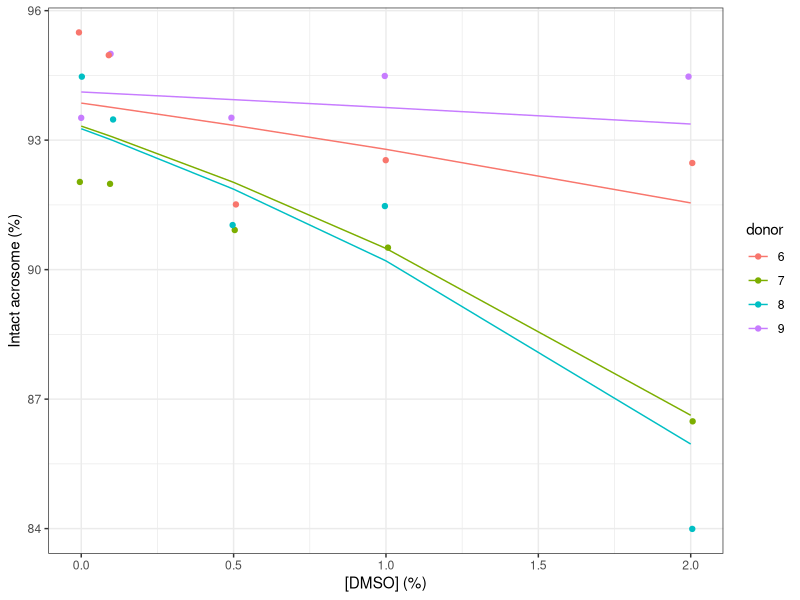
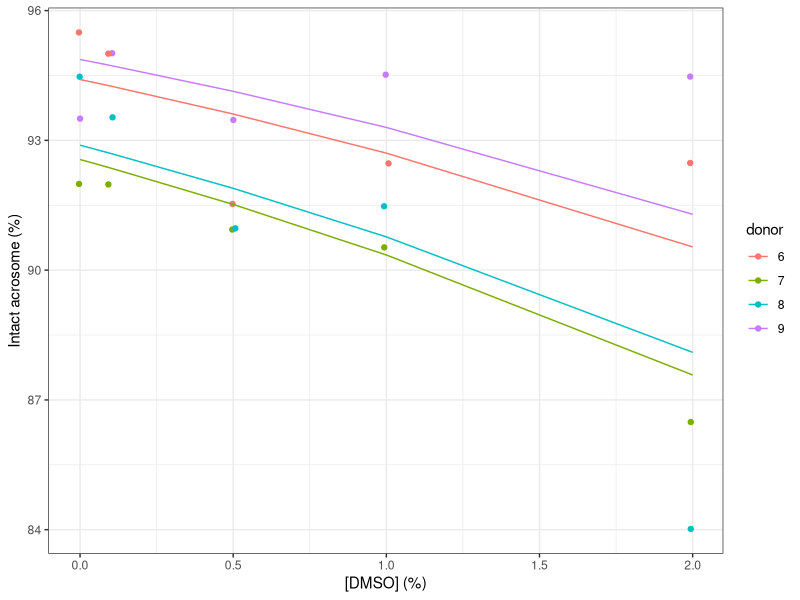
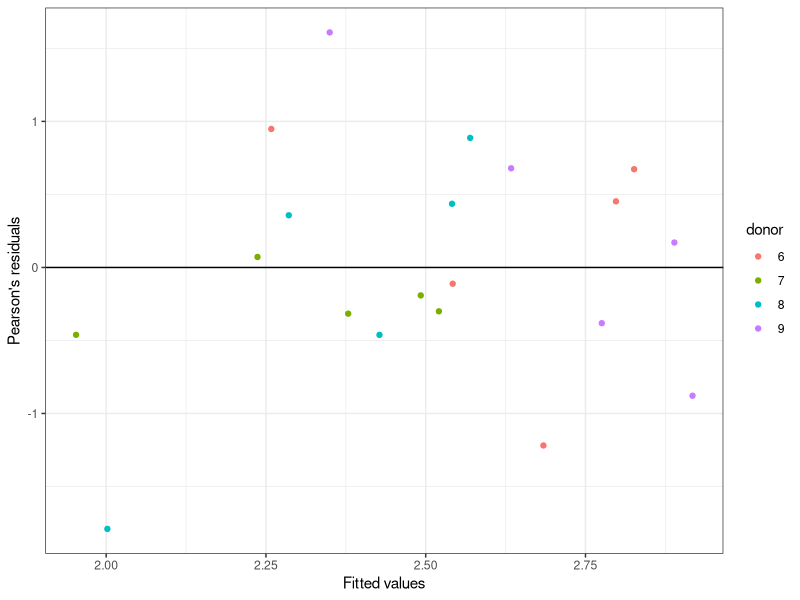
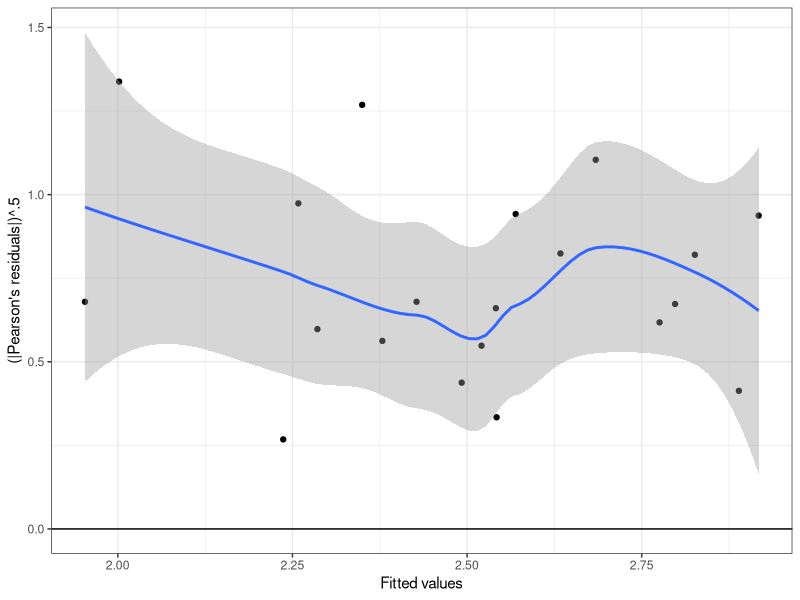
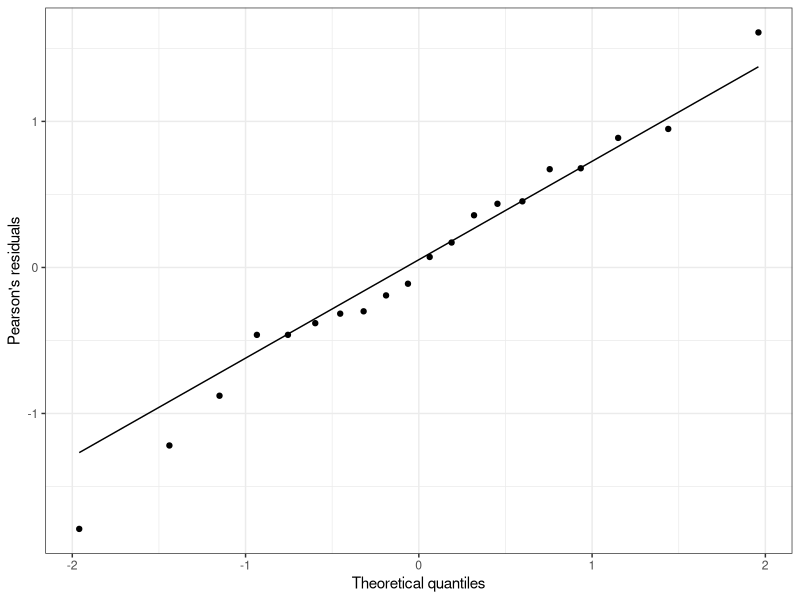
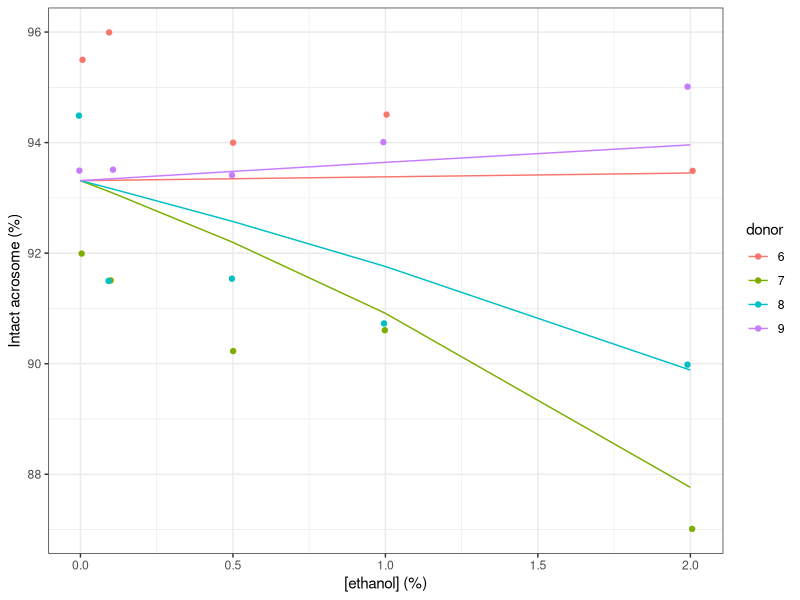
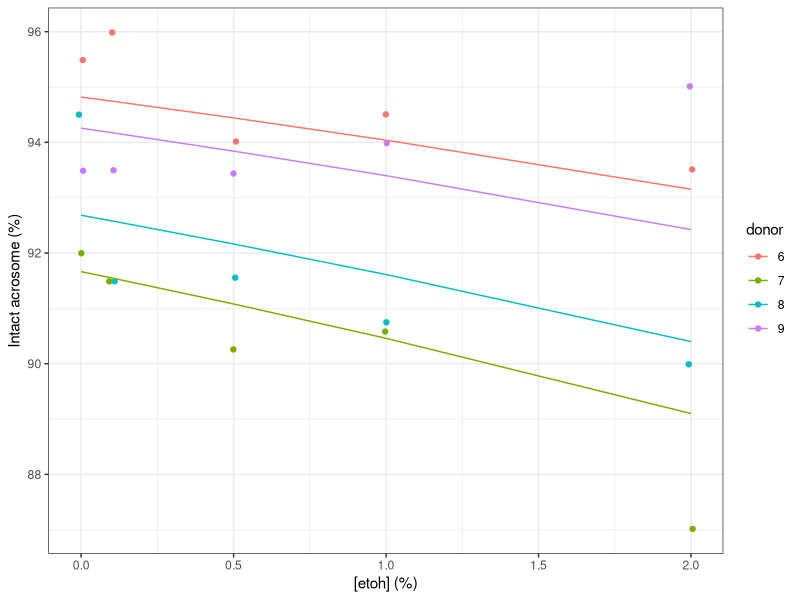

These figures' R source, in order: (Note: a time limit stopped this script after it produced the figures.)
## ---- chunk 1
library(lme4)
library(ggplot2)
theme_set(theme_bw())
# Also using readxl, skimr, equatiomatic, optimix, dfoptim, boot
# Read functions for residual analysis plots
## ---- chunk 2
ai_dmso <- readxl::read_excel("../data/Table S2.xlsx",
  sheet = "acrosome integrity_DMSO")
ai_dmso$donor <- as.factor(ai_dmso$donor)
names(ai_dmso) <- c("donor", "conc", "acrointact", "total")
ai_dmso$acrointact_frac <- ai_dmso$acrointact / ai_dmso$total
skimr::skim(ai_dmso)
## ---- chunk 3
table(ai_dmso$donor, as.factor(ai_dmso$conc))
## ---- chunk 4
ai_dmso_m1 <- glmer(cbind(acrointact, total - acrointact) ~ conc + (conc | donor),
  data = ai_dmso, family = binomial(link = "logit"))
summary(ai_dmso_m1)
## ---- chunk 5
ggplot(data = ai_dmso) +
  geom_jitter(aes(x = conc, y = acrointact_frac * 100, col = donor),
    width = 0.01) +
  geom_line(aes(x = conc, y = fitted(ai_dmso_m1) * 100, col = donor)) +
  labs(x = "[DMSO] (%)", y = "Intact acrosome (%)")
## ---- chunk 6
ai_dmso_m2 <- glmer(cbind(acrointact, total - acrointact) ~ conc  + (0 + conc:donor | donor),
  data = ai_dmso, family = binomial(link = "logit"))
anova(ai_dmso_m1, ai_dmso_m2, refit = FALSE) # Despite the name, it is indeed a LR test
## ---- chunk 7
ai_dmso_m3 <- glmer(cbind(acrointact, total - acrointact) ~ conc  + (1 | donor),
  data = ai_dmso, family = binomial(link = "logit"))
anova(ai_dmso_m1, ai_dmso_m3, refit = FALSE) # Despite the name, it is indeed a LR test
## ---- chunk 8
ggplot(data = ai_dmso) +
  geom_jitter(aes(x = conc, y = acrointact_frac * 100, col = donor),
    width = 0.01) +
  geom_line(aes(x = conc, y = fitted(ai_dmso_m3) * 100, col = donor)) +
  labs(x = "[DMSO] (%)", y = "Intact acrosome (%)")
## ---- chunk 9
summary(ai_dmso_m3)
## ---- chunk 10
confint(ai_dmso_m3, level = 0.95) # 95% CI based on profile
set.seed(96347)
# 1000x parameter bootstrap
(ai_dmso_m3_conf <- confint(ai_dmso_m3, level = 0.95, method = "boot", nsim  = 1000L))
## ---- chunk 11
#drop1(ai_dmso_m3, scope = "conc")
ai_dmso_m4 <- glmer(cbind(acrointact, total - acrointact) ~ 1 + (1 | donor),
  data = ai_dmso, family = binomial(link = "logit"))
anova(ai_dmso_m3, ai_dmso_m4, refit = TRUE)
## ---- chunk 12
isSingular(ai_dmso_m3)
## ---- chunk 13
ai_dmso_m3_all <- allFit(ai_dmso_m3)
summary(ai_dmso_m3_all)
## ---- chunk 14
ai_dmso <- fortify.merMod(ai_dmso_m3)
ggplot(data = ai_dmso, aes(x = .fitted, y = .scresid, col = donor)) +
  geom_point() +
  geom_hline(yintercept = 0) +
  labs(x = "Fitted values", y = "Pearson's residuals")
## ---- chunk 15
ggplot(data = ai_dmso, aes(x = .fitted, y = sqrt(abs(.scresid)))) +
  geom_point() +
  geom_smooth(method = "loess", formula = y ~ x) +
  geom_hline(yintercept = 0) +
  labs(x = "Fitted values", y = "(|Pearson's residuals|)^.5")
## ---- chunk 16
ggplot(data = ai_dmso, aes(sample = .scresid)) +
  geom_qq() +
  geom_qq_line() +
  labs(x = "Theoretical quantiles", y = "Pearson's residuals")
## ---- chunk 17
shapiro.test(ai_dmso$.scresid)
## ---- chunk 18
ai_dmso_slope <- c(
  ci95_min   = min(ai_dmso_m3_conf["conc", ]),
  estimate = fixef(ai_dmso_m3)[["conc"]],
  ci95_max  = max(ai_dmso_m3_conf["conc", ]))
ai_dmso_slope
#saveRDS(ai_dmso_slope, "../data/acrosome_integrity_DMSO_slope.rds")
## ---- chunk 19
predict_logit <- function(conc, intercept = 1, slopes) {
  slopes_mat <- matrix(slopes, nrow = 1,
    dimnames = list(NULL, names(slopes)))
  data.frame(conc = conc, -intercept +
      boot::inv.logit(boot::logit(intercept) +
      conc %*% slopes_mat))
}
dmso_conc <- (0:20) / 10
ai_dmso_lost <- predict_logit(dmso_conc, 0.94, ai_dmso_slope)
ai_dmso_lost
#saveRDS(ai_dmso_lost, "../data/acrosome_integrity_DMSO_lost.rds")
## ---- chunk 20
ai_etoh <- readxl::read_excel("../data/Table S2.xlsx",
  sheet = "acrosome integrity_EtOH")
ai_etoh$donor <- as.factor(ai_etoh$donor)
names(ai_etoh) <- c("donor", "conc", "acrointact", "total")
ai_etoh$acrointact_frac <- ai_etoh$acrointact / ai_etoh$total
skimr::skim(ai_etoh)
## ---- chunk 21
table(ai_etoh$donor, as.factor(ai_etoh$conc))
## ---- chunk 22
ai_etoh_m1 <- glmer(cbind(acrointact, total - acrointact) ~ conc + (conc | donor),
  data = ai_etoh, family = binomial(link = "logit"))
summary(ai_etoh_m1)
## ---- chunk 23
ggplot(data = ai_etoh) +
  geom_jitter(aes(x = conc, y = acrointact_frac * 100, col = donor),
    width = 0.01) +
  geom_line(aes(x = conc, y = fitted(ai_etoh_m1) * 100, col = donor)) +
  labs(x = "[ethanol] (%)", y = "Intact acrosome (%)")
## ---- chunk 24
ai_etoh_m2 <- glmer(cbind(acrointact, total - acrointact) ~ conc  + (1 | donor),
  data = ai_etoh, family = binomial(link = "logit"))
anova(ai_etoh_m1, ai_etoh_m2) # Despite the name, it is indeed a LR test
## ---- chunk 25
ai_etoh_m3 <- glmer(cbind(acrointact, total - acrointact) ~ conc  + (0 + conc:donor | donor),
  data = ai_etoh, family = binomial(link = "logit"))
anova(ai_etoh_m1, ai_etoh_m3) # Despite the name, it is indeed a LR test
## ---- chunk 26
ggplot(data = ai_etoh) +
  geom_jitter(aes(x = conc, y = acrointact_frac * 100, col = donor),
    width = 0.01) +
  geom_line(aes(x = conc, y = fitted(ai_etoh_m2) * 100, col = donor)) +
  labs(x = "[etoh] (%)", y = "Intact acrosome (%)")
## ---- chunk 27
summary(ai_etoh_m2)
## ---- chunk 28
confint(ai_etoh_m2, level = 0.95) # 95% CI based on profile
set.seed(7431)
# 1000x parameter bootstrap
(ai_etoh_m2_conf <- confint(ai_etoh_m2, level = 0.95, method = "boot", nsim  = 1000L))
## ---- chunk 29
# Let's consider a value of 0.94 at conc = 0, with a slope of -0.32
# (most negative slope from C95%I), we lose:
-0.94 + boot::inv.logit(boot::logit(0.94) - 0.32 * 2)
## ---- chunk 30
isSingular(ai_etoh_m2)
## ---- chunk 31
ai_etoh_m2_all <- allFit(ai_etoh_m2)
summary(ai_etoh_m2_all)
## ---- chunk 32
ai_etoh <- fortify.merMod(ai_etoh_m2)
ggplot(data = ai_etoh, aes(x = .fitted, y = .scresid, col = donor)) +
  geom_point() +
  geom_hline(yintercept = 0) +
  labs(x = "Fitted values", y = "Pearson's residuals")
## ---- chunk 33
ggplot(data = ai_etoh, aes(x = .fitted, y = sqrt(abs(.scresid)))) +
  geom_point() +
  geom_smooth(method = "loess", formula = y ~ x) +
  geom_hline(yintercept = 0) +
  labs(x = "Fitted values", y = "(|Pearson's residuals|)^.5")
## ---- chunk 34
ggplot(data = ai_etoh, aes(sample = .scresid)) +
  geom_qq() +
  geom_qq_line() +
  labs(x = "Theoretical quantiles", y = "Pearson's residuals")
## ---- chunk 35
shapiro.test(ai_etoh$.scresid)
## ---- chunk 36
sessionInfo()
